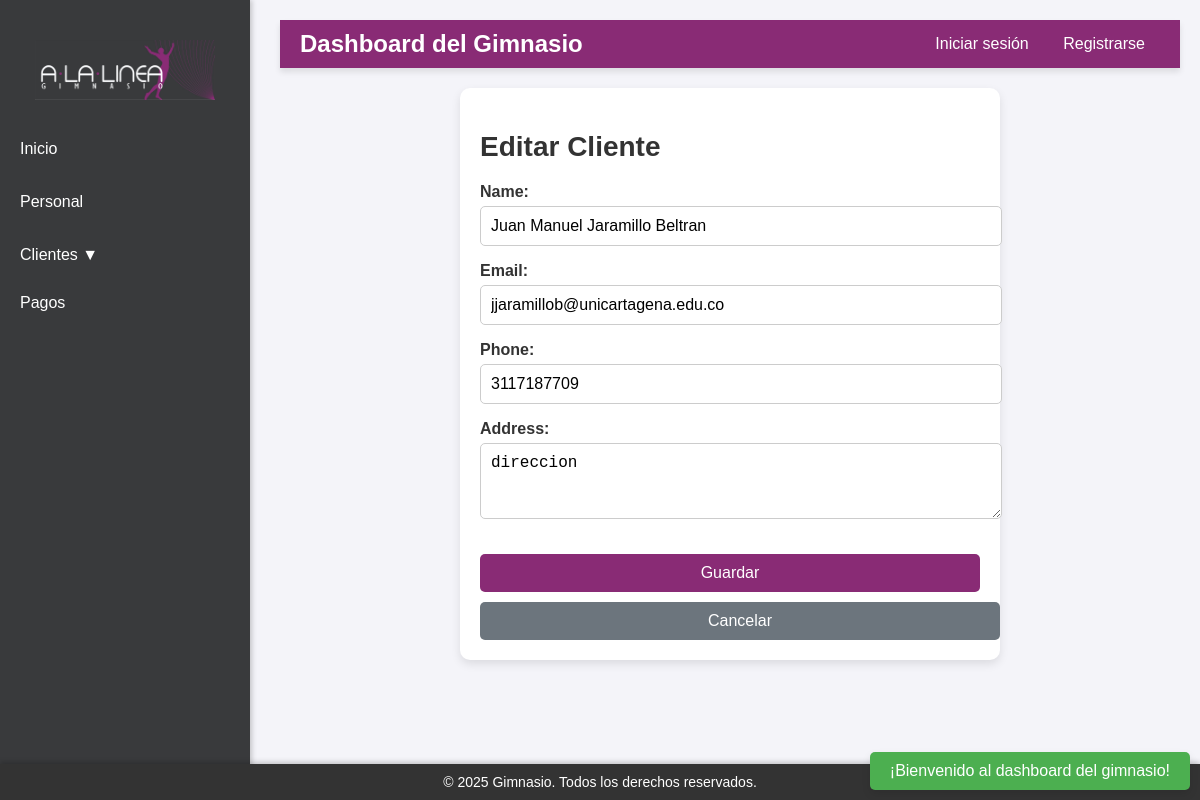
Page /clientes/editar/1/ on the committed database.
### apps/core/models.py (models this page shows)
class Client(models.Model):
    name = models.CharField(max_length=100)
    email = models.EmailField()
    phone = models.CharField(max_length=15)
    address = models.CharField(max_length=100)
    photo = models.ImageField(upload_to='client_photos/')

### apps/core/views.py (the view)
# urls.py: path('clientes/editar/<int:pk>/', ClientUpdateView.as_view(), name='cliente_update'),
class ClientUpdateView(UpdateView):
    model = Client
    form_class = ClientForm
    template_name = 'gym/client_form.html'
    success_url = reverse_lazy('cliente_list')

### apps/core/forms.py
class ClientForm(forms.ModelForm):
    class Meta:
        model = Client
        fields = ['name', 'email', 'phone', 'address']
        widgets = {
            'name': forms.TextInput(attrs={'class': 'form-control', 'placeholder': 'Nombre completo'}),
            'email': forms.EmailInput(attrs={'class': 'form-control', 'placeholder': 'Correo electrónico'}),
            'phone': forms.TextInput(attrs={'class': 'form-control', 'placeholder': 'Teléfono'}),
            'address': forms.Textarea(attrs={'class': 'form-control', 'placeholder': 'Dirección completa', 'rows': 3}),
        }

### templates/gym/client_form.html (shortened to what this page needs)
{% extends 'base.html' %}
{% load static %}
{% block content %}
<link rel="stylesheet" href="{% static 'css/form.css' %}">
<div class="form-container">
    <h2>{% if object %}Editar Cliente{% else %}Nuevo Cliente{% endif %}</h2>
    <form method="post">
        {{ form.as_p }}
        <button type="submit" class="btn-primary">Guardar</button>
        <a href="{% url 'cliente_list' %}" class="btn-secondary">Cancelar</a>
    </form>
</div>
{% endblock %}

### static/css/main.css (style rules this page uses)
body { font-family: 'Arial', sans-serif; margin: 0; padding: 0; background-color: #f4f4f9; color: #333; }
.main-content h2 { font-size: 28px; margin-bottom: 20px; }
button { background-color: #892b75; color: white; border: none; padding: 10px 20px; border-radius: 5px; cursor: pointer; font-size: 16px; }

### static/css/form.css (style rules this page uses)
.form-container { width: 100%; max-width: 500px; background: #fff; padding: 20px; border-radius: 10px; box-shadow: 0px 4px 10px rgba(0, 0, 0, 0.1); margin: 20px auto; }
.form-container label { font-weight: bold; color: #333; display: block; margin-top: 10px; }
.form-container input, .form-container textarea { width: 100%; padding: 10px; margin-top: 5px; border: 1px solid #ccc; border-radius: 5px; font-size: 16px; transition: all 0.3s ease; }
.btn-primary { width: 100%; background: #892b75; color: white; padding: 10px; border: none; border-radius: 5px; font-size: 16px; cursor: pointer; transition: all 0.3s ease; margin-top: 15px; }
.btn-secondary { width: 100%; background: #6c757d; color: white; padding: 10px; border: none; border-radius: 5px; font-size: 16px; cursor: pointer; transition: all 0.3s ease; margin-top: 10px; text-align: center; display: block; text-decoration: none; }

### rows in the picture
Client: name "Juan Manuel Jaramillo Beltran", email "jjaramillob@unicartagena.edu.co", phone "3117187709", address "direccion"
